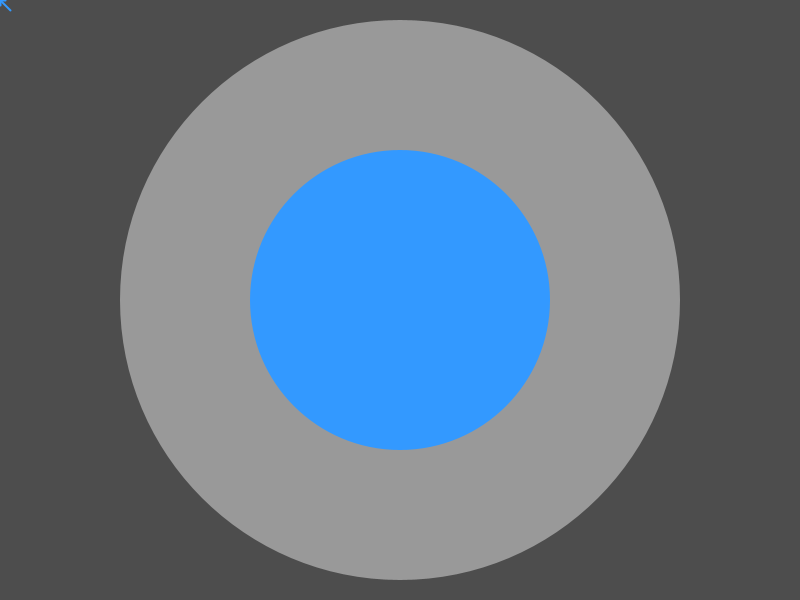
Frame 1 (no input)
Frame 60 (the mouse pressed at the canvas centre just before this capture): identical to frame 1, image omitted
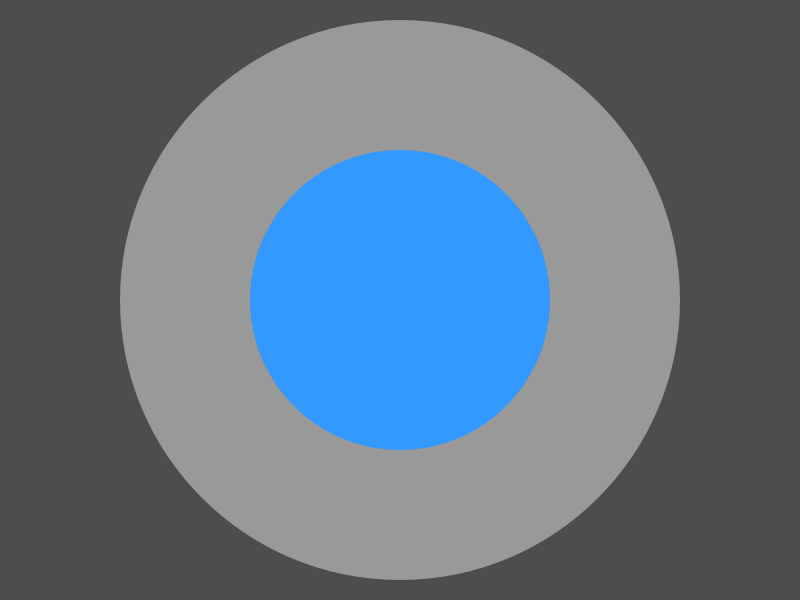
Frame 120 (the mouse held since frame 60 and released just before this capture)

The Processing sketch that drew these frames (run headless with seeded random() and noise(); from frame 60 on, the mouse is pressed at the canvas centre):

// Processing sketch: githubviz_alpha
// ── githubviz_alpha.pde
/**
 * GitHubViz
 */





User user;


/**
 * Main Processing Setup
 */
void setup() {
  // processing java
  size(800, 600);
  // processing javascript
  //size(window.innerWidth-20, window.innerHeight-250);

  smooth();
  noCursor();
  frameRate(60);

  user = new User();
  user.init("octocat", "https://github.com/images/error/octocat_happy.gif", "https://www.github.com/octocat", "monalisa octocat", "GitHub", "https://github.com/blog", "San Francisco", 5, 2, 20, 5, "2008-01-14T04:33:35Z", "User");
}


/**
 * Main Processing Draw
 */
void draw() {
  background(#4D4D4D);
  cursor(mouseX, mouseY);

  user.draw();

  // red outline arround the canvas
  /*stroke(255, 0, 0);
   	noFill();
   	rect(1, 1, width-2, height-2);*/

  /*noStroke();
   fill(#3399FF);
   ellipse(mouseX, mouseY, 20, 20);*/
}


/**
 * Create our own cursor
 */
void cursor(int x, int y) {
  stroke(#3399FF);
  strokeWeight(2);
  noFill();
  line(x, y, x+10, y+10);
  line(x, y, x+5, y);
  line(x, y, x, y+5);
}

// ── Chart.pde

class Pie {
 
  
  /**
   * Constuctor
   */
  Pie() {}


  /**
   * Draw a pie chart
   */
  void draw(int posX, int posY, int diam, int var1, int var2) {
    int tempVar = var1 + var2;
    
    noStroke();
    
    // var1
    fill(#3399FF);
    ellipse(posX, posY, diam, diam);
    
    // var2
    if(var2 != 0) {
      float degree = map(var2, 0, tempVar, 0, 360);
      fill(#FFFFFF);
      arc(posX, posY, diam, diam, 0, radians(degree));
    }
  }
  
}
 








class CirclePie {
  
  // variables thet will be calculate at the init function,
  //to redice position calculation at draw.
  
  // ground circle
  int groundDiam;
  int groundX;
  int groundY;
  
  // circle 1
  int circle1_value;
  float circle1_diam;
  float circle1_x;
  float circle1_y;
  float circle1_typoX;
  float circle1_typoY;
  
  // circle 2
  int circle2_value;
  float circle2_diam;
  float circle2_x;
  float circle2_y;
  float circle2_typoX;
  float circle2_typoY;
  
  
  /**
   * Constuctor
   */
  CirclePie() {}
  
  
  /**
   * Initialize and calculate variables.
   */
  void init(int posX, int posY, int diam, int val1, int val2) {
    groundX = posX+diam/2;
    groundY = posY+diam/2;
    groundDiam = diam;
    
    circle1_value = val1;
    circle2_value = val2;
    
    int tempVar = val1 + val2;
    
    circle1_diam = map(val1, 0, tempVar, 0, diam);
    circle1_x = posX+circle1_diam/2;
    circle1_y = posY+diam/2;
    circle1_typoX = posX;
    circle1_typoY = posY+(diam-circle1_diam)/2;
    
    circle2_diam = map(val2, 0, tempVar, 0, diam);
    circle2_x = posX+circle1_diam+circle2_diam/2;
    circle2_y = posY+diam/2;
    circle2_typoX = posX+circle1_diam;
    circle2_typoY = posY+diam/2+(circle2_diam/2)+15;
  }
  
  
  
  /**
   * Draw
   */
  void draw() {
    noStroke();
    
    // ground
    fill(#383838);
    ellipse(groundX, groundX, groundDiam, groundDiam);
    
    // var1
    fill(#707070);
    ellipse(circle1_x, circle1_y, circle1_diam, circle1_diam);
    fill(#3399FF);
    text(circle1_value + " Followers", circle1_typoX, circle1_typoY);
    
    // var2
    if(circle2_value != 0) {
      fill(#999999);
      ellipse(circle2_x, circle2_y, circle2_diam, circle2_diam);
      fill(#3399FF);
      text(circle2_value + " Following", circle2_typoX, circle2_typoY);
    }
  }
  
}

// ── Gui.pde

class Gui {

  Gui() {
  }

  void init() {
  }

  void draw() {
  }
}





















/**
 *  wrongPowder is developed by wrong-entertainment & powder
 *
 *
 *  Copyright 2011 Paul Vollmer & Tim Pulver
 *  paulvollmer.net
 *  vollmerpaul@yahoo.de
 *  timpulver.de
 *  pulver.tim@googlemail.com
 * 
 *  This file is part of wrongPowder library.
 *
 *  wrongPowder is distributed in the hope that it will be useful,
 *  but WITHOUT ANY WARRANTY; without even the implied warranty of
 *  MERCHANTABILITY or FITNESS FOR A PARTICULAR PURPOSE. See the
 *  GNU Lesser General Public License for more details.
 *  
 *  You should have received a copy of the GNU Lesser General Public License
 *  along with wrongPowder. If not, see <http://www.gnu.org/licenses/>.
 * 
 *  @author		##author##
 *  @modified	##date##
 *  @version	##version##
 */



/**
 * Boolean to set true if mouse is overRect,
 * else it return false.
 * 
 * @param px Pointer x position
 * @param py Pointer x position
 * @param x Rectangle x position
 * @param y Rectangle y position
 * @param w Rectangle width
 * @param h Rectangle height
 * @return Status if over.
 */
boolean overRect(int px, int py, int x, int y, int w, int h) {
  if (px >= x && px <= x+w &&
    py >= y && py <= y+h) {
    return true;
  } 
  else {
    return false;
  }
}


// ── Repo.pde

/**
 * Repo
 * Our Repo class to create repo circles, follower/following table and worldmap.
 * Description about used Variables can befound at the GitHub API reference.
 * http://developer.github.com/v3/users/
 */
 
 /**
 * http://developer.github.com/v3/repos/
 */
class Repo {
  String name;
  String description;
  String homepage;
  String language;
  int forks;
  int watchers;
  int size;


  /**
   * Constructor
   */
  Repo() {
  }


  /**
   * Initialize and calculate chart.
   */
  void init(String tempName, String tempDescription, String tempHomepage, String tempLanguage, int tempForks, int tempWatchers, int tempSize) {
    name = tempName;
    description = tempDescription;
    homepage = tempHomepage;
    language = tempLanguage;
    forks = tempForks;
    watchers = tempWatchers;
    size = tempSize;

    println("Name: " + name);
  }


  /**
   * Draw chart.
   */
  void draw() {
    noStroke();
    fill(255, 0, 0);
    ellipse(width, height, size, size);
  }
}


// ── User.pde

/**
 * User
 * Our User class to create repo circles, follower/following table and worldmap.
 * Description about used Variables can befound at the GitHub API reference.
 * http://developer.github.com/v3/users/
 */
class User {
  String login;
  String gravatar_id;
  String url;
  String name;
  String company;
  String blog;
  String location;
  int public_repos;
  int public_gists;
  int followers;
  int following;
  String created_at;
  String type;

  //Repo repo;


  /**
   * Constructor
   */
  User() {
  }


  /**
   * Initialize our User and calculate chart.
   *
   * @param login
   * @param gravatar_id
   * @param url
   * @param name
   * @param company
   * @param blog
   * @param location
   * @param public_repos
   * @param public_gists
   * @param followers
   * @param following
   * @param created_at
   * @param type
   */
  void init(String tempLogin, String tempGravatar, String tempUrl, String tempName, String tempCompany, String tempBlog, String tempLocation, int tempRepos, int tempGists, int tempFollowers, int tempFollowing, String tempCreatedAt, String tempType) {
    login = tempLogin;
    gravatar_id = tempGravatar;
    url = tempUrl;
    name = tempName;
    company = tempCompany;
    blog = tempBlog;
    location = tempLocation;
    public_repos = tempRepos;
    public_gists = tempGists;
    followers = tempFollowers;
    following = tempFollowing;
    created_at = tempCreatedAt;
    type = tempType;

    //repo = new Repo();
    //repo.init("GitHubViz", "Visualize your Social Coding Projects", "githubviz.com", "javascript", 23, 47, 1209);
  }


  /**
   * Draw our User chart.
   */
  void draw() {
    // text
    /*noStroke();
    fill(#FFFFFF);
    text(login + " aka " + name, 50, 50);
    text(url, 50, 70);
    text("company " + company, 50, 110);
    text(blog, 50, 130);
    text(location, 50, 150);*
    
    // create repo circles
    float cDiam = width/public_repos;
    println(cDiam);
    for (int i=0; i<public_repos; i++) {
      ellipse(i*cDiam+(cDiam/2), height/2, cDiam, cDiam);
    }*/
    
    float posX = width/2;
    float posY = height/2;
    
    noStroke();
    fill(#999999);
    ellipse(posX, posY, height-40, height-40);
    
    // code
    // gists
    fill(#3399FF);
    //ellipse(width/2, height/2, );
    
    // peoples
    int peoples = followers+following;
    noStroke();
    // follower
    fill(#ffffff);
    //ellipse(posX, posY, 300, 300);
    // following
    fill(#3399FF);
    float followingDegree = map(following, 0, peoples, 0, 360);
    println(followingDegree);
    arc(posX, posY, 300, 300, 0, followingDegree);
    
  }
}
